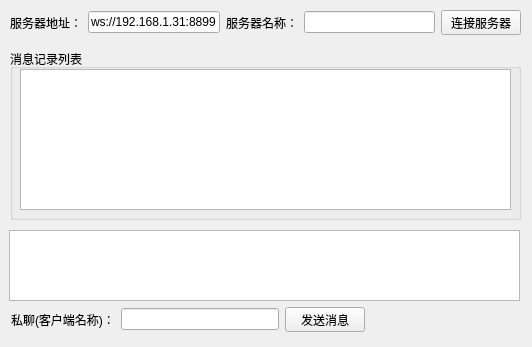
<?xml version="1.0" encoding="UTF-8"?>
<ui version="4.0">
 <class>Widget</class>
 <widget class="QWidget" name="Widget">
  <property name="geometry">
   <rect>
    <x>0</x>
    <y>0</y>
    <width>532</width>
    <height>347</height>
   </rect>
  </property>
  <property name="windowTitle">
   <string>Websocket客户端--测试版</string>
  </property>
  <widget class="QGroupBox" name="groupBox">
   <property name="geometry">
    <rect>
     <x>10</x>
     <y>49</y>
     <width>511</width>
     <height>171</height>
    </rect>
   </property>
   <property name="title">
    <string>消息记录列表</string>
   </property>
   <widget class="QTextEdit" name="textEdit_MsgList">
    <property name="geometry">
     <rect>
      <x>10</x>
      <y>20</y>
      <width>491</width>
      <height>141</height>
     </rect>
    </property>
   </widget>
  </widget>
  <widget class="QTextEdit" name="textEdit_SendData">
   <property name="geometry">
    <rect>
     <x>9</x>
     <y>230</y>
     <width>511</width>
     <height>71</height>
    </rect>
   </property>
  </widget>
  <widget class="QWidget" name="">
   <property name="geometry">
    <rect>
     <x>10</x>
     <y>10</y>
     <width>511</width>
     <height>25</height>
    </rect>
   </property>
   <layout class="QHBoxLayout" name="horizontalLayout">
    <item>
     <widget class="QLabel" name="label">
      <property name="text">
       <string>服务器地址：</string>
      </property>
     </widget>
    </item>
    <item>
     <widget class="QLineEdit" name="lineEdit_ServerAddress">
      <property name="text">
       <string>ws://192.168.1.31:8899</string>
      </property>
     </widget>
    </item>
    <item>
     <widget class="QLabel" name="label_2">
      <property name="text">
       <string>服务器名称：</string>
      </property>
     </widget>
    </item>
    <item>
     <widget class="QLineEdit" name="lineEdit_ServerName"/>
    </item>
    <item>
     <widget class="QPushButton" name="pushButton_Connect">
      <property name="text">
       <string>连接服务器</string>
      </property>
     </widget>
    </item>
   </layout>
  </widget>
  <widget class="QWidget" name="">
   <property name="geometry">
    <rect>
     <x>11</x>
     <y>307</y>
     <width>511</width>
     <height>25</height>
    </rect>
   </property>
   <layout class="QHBoxLayout" name="horizontalLayout_2">
    <item>
     <widget class="QLabel" name="label_3">
      <property name="text">
       <string>私聊(客户端名称)：</string>
      </property>
     </widget>
    </item>
    <item>
     <widget class="QLineEdit" name="lineEdit_ClientName"/>
    </item>
    <item>
     <widget class="QPushButton" name="pushButton_SendMsg">
      <property name="text">
       <string>发送消息</string>
      </property>
     </widget>
    </item>
    <item>
     <spacer name="horizontalSpacer">
      <property name="orientation">
       <enum>Qt::Horizontal</enum>
      </property>
      <property name="sizeHint" stdset="0">
       <size>
        <width>40</width>
        <height>20</height>
       </size>
      </property>
     </spacer>
    </item>
   </layout>
  </widget>
  <zorder>groupBox</zorder>
  <zorder>label</zorder>
  <zorder>lineEdit_ServerAddress</zorder>
  <zorder>label_2</zorder>
  <zorder>lineEdit_ServerName</zorder>
  <zorder>pushButton_Connect</zorder>
  <zorder>textEdit_SendData</zorder>
  <zorder>label_3</zorder>
  <zorder>lineEdit_ClientName</zorder>
  <zorder>pushButton_SendMsg</zorder>
 </widget>
 <resources/>
 <connections/>
</ui>
